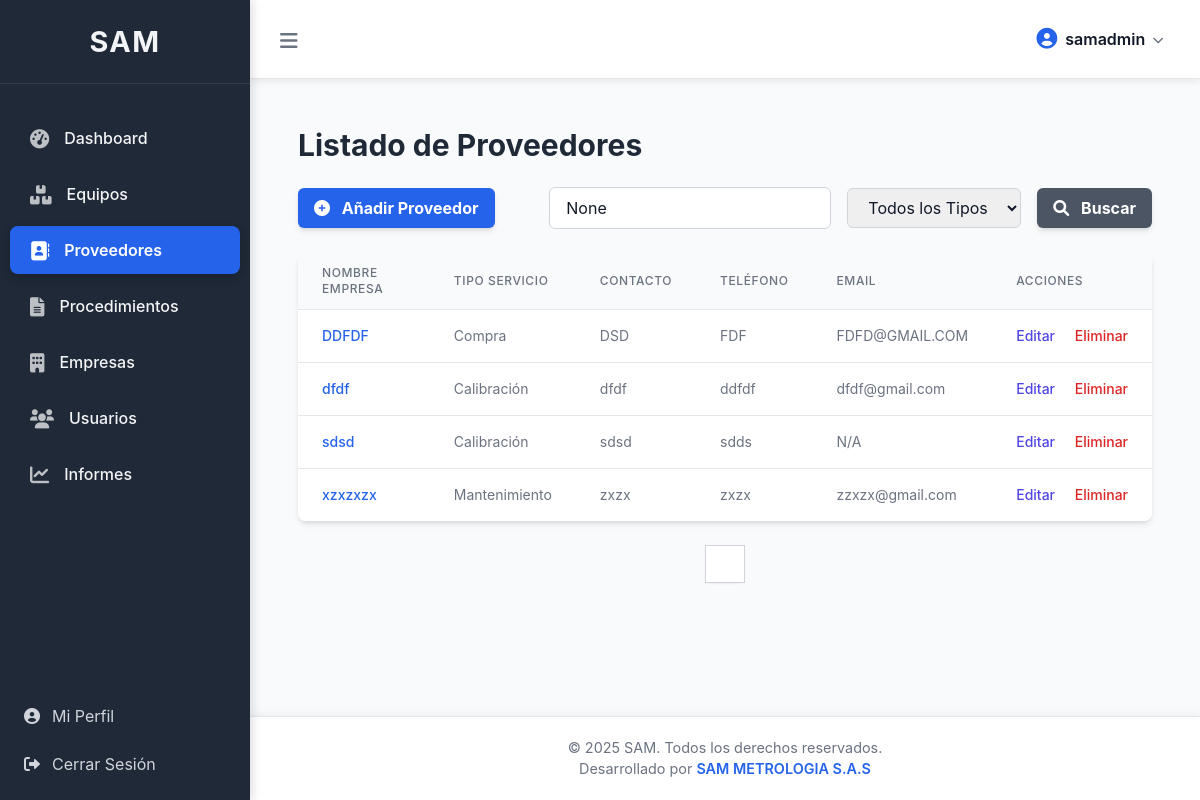
Page /core/proveedores/ (signed in) on the committed database.
### core/models.py (models this page shows, shortened)
class CustomUser(AbstractUser):
    empresa = models.ForeignKey(Empresa, on_delete=models.SET_NULL, null=True, blank=True, related_name='usuarios_empresa') # Cambiado related_name
    groups = models.ManyToManyField(
        'auth.Group',
        related_name='customuser_groups', # related_name único para evitar conflictos
        blank=True,
        help_text='The groups this user belongs to. A user will get all permissions granted to each of their groups.',
        verbose_name='groups',
    )
    user_permissions = models.ManyToManyField(
        'auth.Permission',
        related_name='customuser_user_permissions', # related_name único para evitar conflictos
        blank=True,
        help_text='Specific permissions for this user.',
        verbose_name='user permissions',
    )
    class Meta:
        verbose_name = "Usuario"
        verbose_name_plural = "Usuarios"
        permissions = [
            ("can_view_customuser", "Can view custom user"),
            ("can_add_customuser", "Can add custom user"),
            ("can_change_customuser", "Can change custom user"),
            ("can_delete_customuser", "Can delete custom user"),
        ]

class Proveedor(models.Model):
    TIPO_SERVICIO_CHOICES = [
        ('Calibración', 'Calibración'),
        ('Mantenimiento', 'Mantenimiento'),
        ('Comprobación', 'Comprobación'),
        ('Compra', 'Compra'),
        ('Otro', 'Otro'),
    ]
    empresa = models.ForeignKey(Empresa, on_delete=models.CASCADE, related_name='proveedores', verbose_name="Empresa")
    tipo_servicio = models.CharField(max_length=50, choices=TIPO_SERVICIO_CHOICES, verbose_name="Tipo de Servicio")
    nombre_contacto = models.CharField(max_length=200, blank=True, null=True, verbose_name="Nombre de Contacto")
    numero_contacto = models.CharField(max_length=20, blank=True, null=True, verbose_name="Número de Contacto")
    nombre_empresa = models.CharField(max_length=200, verbose_name="Nombre de la Empresa")
    correo_electronico = models.EmailField(blank=True, null=True, verbose_name="Correo Electrónico")
    pagina_web = models.URLField(blank=True, null=True, verbose_name="Página Web")
    alcance = models.TextField(blank=True, null=True, verbose_name="Alcance (áreas o magnitudes)")
    servicio_prestado = models.TextField(blank=True, null=True, verbose_name="Servicio Prestado")
    class Meta:
        verbose_name = "Proveedor"
        verbose_name_plural = "Proveedores"
        ordering = ['nombre_empresa']
        unique_together = ('nombre_empresa', 'empresa',) # La combinación nombre_empresa y empresa debe ser única
        permissions = [
            ("can_view_proveedor", "Can view proveedor"),
            ("can_add_proveedor", "Can add proveedor"),
            ("can_change_proveedor", "Can change proveedor"),
            ("can_delete_proveedor", "Can delete proveedor"),
        ]

### core/views.py (the view, shortened to what this page needs)
# urls.py: path('proveedores/', views.listar_proveedores, name='listar_proveedores'),
@access_check # APLICAR ESTE DECORADOR
@login_required
@permission_required('core.view_proveedor', raise_exception=True)
def listar_proveedores(request):
    query = request.GET.get('q')
    tipo_servicio_filter = request.GET.get('tipo_servicio')
    proveedores_list = Proveedor.objects.all().order_by('nombre_empresa')
    if not request.user.is_superuser:
        if request.user.empresa:
            proveedores_list = proveedores_list.filter(empresa=request.user.empresa)
        else:
            proveedores_list = Proveedor.objects.none() # Usuario normal sin empresa asignada
    if tipo_servicio_filter and tipo_servicio_filter != '':
        proveedores_list = proveedores_list.filter(tipo_servicio=tipo_servicio_filter)
    paginator = Paginator(proveedores_list, 10)
    page_number = request.GET.get('page')
    try:
        proveedores = paginator.page(page_number)
    except PageNotAnInteger:
        proveedores = paginator.page(1)
    except EmptyPage:
        proveedores = paginator.page(paginator.num_pages)
    tipo_servicio_choices = Proveedor.TIPO_SERVICIO_CHOICES
    context = {
        'proveedores': proveedores,
        'query': query,
        'tipo_servicio_choices': tipo_servicio_choices,
        'tipo_servicio_filter': tipo_servicio_filter,
        'titulo_pagina': 'Listado de Proveedores',
    }
    return render(request, 'core/listar_proveedores.html', context)

### core/views.py (called while the page is built, shortened)
def access_check(view_func):
    @wraps(view_func)
    def _wrapped_view(request, *args, **kwargs):
        if not request.user.is_authenticated:
            return redirect(settings.LOGIN_URL)
        if request.user.is_superuser:
            return view_func(request, *args, **kwargs)
    return _wrapped_view

### core/templates/core/listar_proveedores.html (shortened to what this page needs)
{% extends 'base.html' %}
{% load static %}
{% block content %}
<div class="container mx-auto p-4">
    <h1 class="text-3xl font-bold text-gray-800 mb-6">{{ titulo_pagina }}</h1>
    <div class="flex justify-between items-center mb-6">
        <a href="{% url 'core:añadir_proveedor' %}" class="bg-blue-600 hover:bg-blue-700 text-white font-bold py-2 px-4 rounded-md shadow-md transition duration-300 ease-in-out">
            <i class="fas fa-plus-circle mr-2"></i> Añadir Proveedor
        </a>
        <form method="GET" class="flex items-center space-x-4">
            <input type="text" name="q" placeholder="Buscar proveedor..." value="{{ query }}" class="form-input px-4 py-2 rounded-md border border-gray-300 focus:outline-none focus:ring-2 focus:ring-blue-500">
            <select name="tipo_servicio" class="form-select px-4 py-2 rounded-md border border-gray-300 focus:outline-none focus:ring-2 focus:ring-blue-500">
                <option value="">Todos los Tipos</option>
            </select>
            <button type="submit" class="bg-gray-600 hover:bg-gray-700 text-white font-bold py-2 px-4 rounded-md shadow-md transition duration-300 ease-in-out">
                <i class="fas fa-search mr-2"></i> Buscar
            </button>
        </form>
    </div>
    {% if proveedores %}
        <div class="overflow-x-auto bg-white rounded-lg shadow-md">
            <table class="min-w-full divide-y divide-gray-200">
                <thead class="bg-gray-50">
                    <tr>
                        <th scope="col" class="px-6 py-3 text-left text-xs font-medium text-gray-500 uppercase tracking-wider">Nombre Empresa</th>
                        <th scope="col" class="px-6 py-3 text-left text-xs font-medium text-gray-500 uppercase tracking-wider">Tipo Servicio</th>
                        <th scope="col" class="px-6 py-3 text-left text-xs font-medium text-gray-500 uppercase tracking-wider">Contacto</th>
                        <th scope="col" class="px-6 py-3 text-left text-xs font-medium text-gray-500 uppercase tracking-wider">Teléfono</th>
                        <th scope="col" class="px-6 py-3 text-left text-xs font-medium text-gray-500 uppercase tracking-wider">Email</th>
                        <th scope="col" class="px-6 py-3 text-left text-xs font-medium text-gray-500 uppercase tracking-wider">Acciones</th>
                    </tr>
                </thead>
                <tbody class="bg-white divide-y divide-gray-200">
                    {% for proveedor in proveedores %}
                    <tr>
                        <td class="px-6 py-4 whitespace-nowrap text-sm font-medium text-gray-900">
                            <a href="{% url 'core:detalle_proveedor' pk=proveedor.pk %}" class="text-blue-600 hover:text-blue-900">
                                {{ proveedor.nombre_empresa }}
                            </a>
                        </td>
                        <td class="px-6 py-4 whitespace-nowrap text-sm text-gray-500">{{ proveedor.get_tipo_servicio_display }}</td>
                        <td class="px-6 py-4 whitespace-nowrap text-sm text-gray-500">{{ proveedor.nombre_contacto|default:"N/A" }}</td>
                        <td class="px-6 py-4 whitespace-nowrap text-sm text-gray-500">{{ proveedor.numero_contacto|default:"N/A" }}</td>
                        <td class="px-6 py-4 whitespace-nowrap text-sm text-gray-500">{{ proveedor.correo_electronico|default:"N/A" }}</td>
                        <td class="px-6 py-4 whitespace-nowrap text-sm font-medium">
                            <a href="{% url 'core:editar_proveedor' pk=proveedor.pk %}" class="text-indigo-600 hover:text-indigo-900 mr-4">Editar</a>
                            <button onclick="confirmDelete('{% url 'core:eliminar_proveedor' pk=proveedor.pk %}', 'proveedor')" class="text-red-600 hover:text-red-900">Eliminar</button>
                        </td>
                    </tr>
                    {% endfor %}
                </tbody>
            </table>
        </div>
        <div class="mt-6 flex justify-center">
            <nav class="relative z-0 inline-flex rounded-md shadow-sm -space-x-px" aria-label="Pagination">
                {% for i in proveedores.paginator.page_range %}
                    <a href="?page={{ i }}" class="relative inline-flex items-center px-4 py-2 border border-gray-300 bg-white text-sm font-medium {% if proveedores.number == i %}bg-blue-500 text-white{% else %}text-gray-700 hover:bg-gray-50{% endif %}">
                    </a>
                {% endfor %}
            </nav>
        </div>
    {% else %}
        <p class="text-gray-600 text-lg text-center mt-8">No se encontraron proveedores.</p>
    {% endif %}
</div>
{% endblock content %}

### templates/base.html (shortened to what this page needs)
{% load static %}
<!DOCTYPE html>
<html lang="es">
<head>
    <script src="https://cdn.tailwindcss.com"></script>
    <link rel="stylesheet" href="https://cdnjs.cloudflare.com/ajax/libs/font-awesome/6.0.0-beta3/css/all.min.css">
</head>
<body>
    <aside id="sidebar" class="sidebar">
        <div class="sidebar-header">
            <h2>SAM</h2>
        </div>
        <nav>
            <ul>
                <li><a href="{% url 'core:dashboard' %}" class="{% if request.resolver_match and request.resolver_match.url_name == 'dashboard' %}active{% endif %}">
                    <i class="fas fa-tachometer-alt"></i> Dashboard
                </a></li>
                <li><a href="{% url 'core:home' %}" class="{% if request.resolver_match and request.resolver_match.url_name == 'home' %}active{% endif %}">
                    <i class="fas fa-boxes"></i> Equipos
                </a></li>
                <li><a href="{% url 'core:listar_proveedores' %}" class="{% if request.resolver_match and request.resolver_match.url_name == 'listar_proveedores' %}active{% endif %}">
                    <i class="fas fa-address-book"></i> Proveedores
                </a></li>
                <li><a href="{% url 'core:listar_procedimientos' %}" class="{% if request.resolver_match and 'procedimiento' in request.resolver_match.url_name %}active{% endif %}">
                    <i class="fas fa-file-alt"></i> Procedimientos
                </a></li>
                {% if user.is_superuser %}
                <li><a href="{% url 'core:listar_empresas' %}" class="{% if request.resolver_match and request.resolver_match.url_name == 'listar_empresas' %}active{% endif %}">
                    <i class="fas fa-building"></i> Empresas
                </a></li>
                {% endif %}
                {% if user.is_staff or user.is_superuser %}
                <li><a href="{% url 'core:listar_usuarios' %}" class="{% if request.resolver_match and 'usuario' in request.resolver_match.url_name %}active{% endif %}">
                    <i class="fas fa-users"></i> Usuarios
                </a></li>
                {% endif %}
                <li><a href="{% url 'core:informes' %}" class="{% if request.resolver_match and request.resolver_match.url_name == 'informes' %}active{% endif %}">
                    <i class="fas fa-chart-line"></i> Informes
                </a></li>
            </ul>
        </nav>
        <div class="mt-auto pb-4">
            <a href="{% url 'core:perfil_usuario' %}" class="flex items-center py-2 px-4 text-gray-300 hover:bg-gray-700 hover:text-white rounded-md transition duration-200 ease-in-out mx-2">
                <i class="fas fa-user-circle mr-3"></i> Mi Perfil
            </a>
            <a href="{% url 'core:logout' %}" class="flex items-center py-2 px-4 text-gray-300 hover:bg-red-700 hover:text-white rounded-md transition duration-200 ease-in-out mt-2 mx-2">
                <i class="fas fa-sign-out-alt mr-3"></i> Cerrar Sesión
            </a>
        </div>
    </aside>
    <div id="main-content" class="main-content">
        <div class="navbar">
            <button id="menu-toggle" class="menu-toggle">
                <i class="fas fa-bars text-xl"></i>
            </button>
            <div class="user-menu">
                <button id="user-menu-button" class="user-menu-button">
                    <i class="fas fa-user-circle"></i>
                    <span>{{ user.username }}</span>
                    <i class="fas fa-chevron-down"></i>
                </button>
            </div>
        </div>
        <main class="flex-grow p-4 md:p-6 lg:p-8">
            {% block content %}{% endblock %}
        </main>
        <footer class="main-footer">
            <p>&copy; {% now "Y" %} SAM. Todos los derechos reservados.</p>
            <p>Desarrollado por <a href="https://www.google.com" target="_blank">SAM METROLOGIA S.A.S</a></p>
        </footer>
    </div>
</body>
</html>

### templates/base.html (style rules this page uses)
:root { --color-primary: #2563eb; --color-primary-dark: #1e40af; --color-secondary: #6b7280; --color-background-light: #f9fafb; --color-background-dark: #1f2937; --color-text-dark: #111827; --color-text-light: #f3f4f6; --color-border: #e5e7eb; --color-success: #10b981; --color-warning: #f59e0b; --color-error: #ef4444; }
body { font-family: 'Inter', sans-serif; background-color: var(--color-background-light); color: var(--color-text-dark); margin: 0; padding: 0; display: flex; min-height: 100vh; }
.sidebar { width: 250px; background-color: var(--color-background-dark); color: var(--color-text-light); height: 100vh; position: fixed; padding-top: 20px; transition: transform 0.3s ease-in-out, width 0.3s ease-in-out; transform: translateX(0); z-index: 1000; box-shadow: 2px 0 10px rgba(0,0,0,0.15); overflow-y: auto; display: flex; flex-direction: column; }
.sidebar-header { text-align: center; margin-bottom: 30px; padding: 0 20px; border-bottom: 1px solid rgba(255,255,255,0.1); padding-bottom: 20px; }
.sidebar-header h2 { font-size: 1.8rem; font-weight: 700; color: var(--color-text-light); letter-spacing: 0.05em; }
.sidebar ul { list-style: none; padding: 0; margin: 0; flex-grow: 1; }
.sidebar ul li a { display: flex; align-items: center; padding: 12px 20px; color: var(--color-text-light); text-decoration: none; transition: background-color 0.2s ease-in-out, color 0.2s ease-in-out, transform 0.2s ease-out; border-radius: 8px; margin: 0 10px 8px 10px; font-weight: 500; }
.sidebar ul li a i { margin-right: 15px; font-size: 1.2rem; color: rgba(255,255,255,0.7); }
.sidebar ul li a.active { background-color: var(--color-primary); color: #ffffff; font-weight: 600; box-shadow: 0 4px 10px rgba(0,0,0,0.2); }
.sidebar ul li a.active i { color: #ffffff; }
.main-content { margin-left: 250px; transition: margin-left 0.3s ease-in-out, width 0.3s ease-in-out; padding: 0; width: calc(100% - 250px); min-height: 100vh; display: flex; flex-direction: column; }
.navbar { background-color: #ffffff; padding: 15px 25px; border-bottom: 1px solid var(--color-border); display: flex; justify-content: space-between; align-items: center; box-shadow: 0 2px 8px rgba(0,0,0,0.08); position: sticky; top: 0; z-index: 999; }
.menu-toggle { background: none; border: none; color: var(--color-secondary); cursor: pointer; font-size: 1.6rem; padding: 5px; border-radius: 5px; transition: background-color 0.2s; }
.user-menu { position: relative; }
.user-menu-button { display: flex; align-items: center; space-x-2; color: var(--color-text-dark); background-color: transparent; border: none; cursor: pointer; padding: 8px 12px; border-radius: 8px; transition: background-color 0.2s, box-shadow 0.2s; }
.user-menu-button i { font-size: 1.3rem; color: var(--color-primary); }
.user-menu-button span { font-weight: 600; margin-left: 8px; }
.user-menu-button .fa-chevron-down { font-size: 0.7rem; margin-left: 8px; color: var(--color-secondary); }
.main-footer { margin-top: auto; padding: 20px; text-align: center; background-color: #ffffff; border-top: 1px solid var(--color-border); color: var(--color-secondary); font-size: 0.9rem; box-shadow: 0 -2px 8px rgba(0,0,0,0.05); }
.main-footer a { color: var(--color-primary); text-decoration: none; font-weight: 600; }

### rows in the picture
CustomUser: username "samadmin"
Proveedor: nombre_empresa "DDFDF", tipo_servicio "Compra", nombre_contacto "DSD", numero_contacto "FDF", correo_electronico "FDFD@GMAIL.COM"
Proveedor: nombre_empresa "dfdf", tipo_servicio "Calibración", nombre_contacto "dfdf", numero_contacto "ddfdf", correo_electronico "dfdf@gmail.com"
Proveedor: nombre_empresa "sdsd", tipo_servicio "Calibración", nombre_contacto "sdsd", numero_contacto "sdds", correo_electronico "N/A"
Proveedor: nombre_empresa "xzxzxzx", tipo_servicio "Mantenimiento", nombre_contacto "zxzx", numero_contacto "zxzx", correo_electronico "zzxzx@gmail.com"

### other values in the picture
{{ titulo_pagina }} "Listado de Proveedores"
